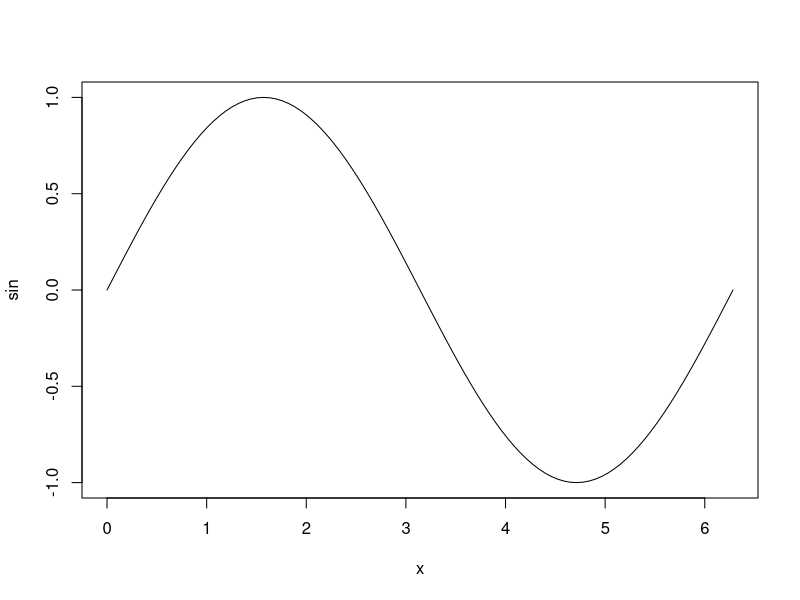

Reproduce this figure in R.
plot(sin, 0, 2*pi)

vector()
1
1-Inf
1/0

0/0
x<-2

attributes(Inf)

x <- 4L

class(x)

x <- c(4,"a", TRUE)

class(x)

x <- c(1,3,5)
y<- c(3,2,10)

rbind(x,y)

x <- list(2, "a","b", TRUE)
x[[2]]

x<-1:4
y<-2
x+y

x <- c(17,14,4,5,13,12,10)
x[x>10]<-4
x
